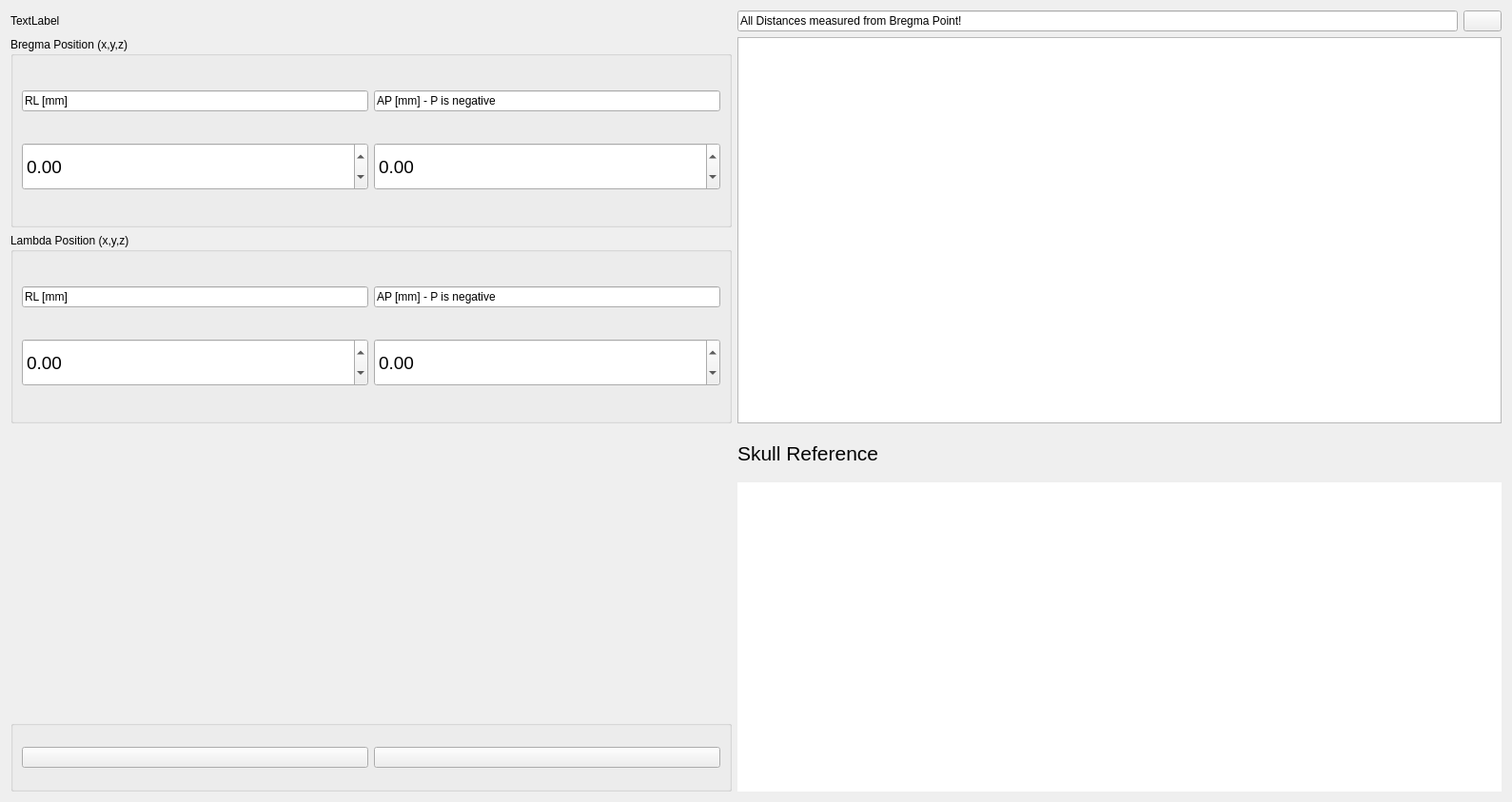
<?xml version="1.0" encoding="UTF-8"?>
<ui version="4.0">
 <class>Form</class>
 <widget class="QWidget" name="surgery">
  <property name="geometry">
   <rect>
    <x>0</x>
    <y>0</y>
    <width>1589</width>
    <height>843</height>
   </rect>
  </property>
  <property name="windowTitle">
   <string>Form</string>
  </property>
  <layout class="QGridLayout" name="gridLayout">
   <item row="0" column="0">
    <widget class="QLabel" name="label">
     <property name="minimumSize">
      <size>
       <width>500</width>
       <height>0</height>
      </size>
     </property>
     <property name="text">
      <string>TextLabel</string>
     </property>
    </widget>
   </item>
   <item row="0" column="1">
    <widget class="QLineEdit" name="lineEdit_109">
     <property name="text">
      <string>All Distances measured from Bregma Point!</string>
     </property>
     <property name="readOnly">
      <bool>true</bool>
     </property>
    </widget>
   </item>
   <item row="0" column="2">
    <widget class="QPushButton" name="pushButton_questionmark_2">
     <property name="maximumSize">
      <size>
       <width>50</width>
       <height>16777215</height>
      </size>
     </property>
     <property name="layoutDirection">
      <enum>Qt::RightToLeft</enum>
     </property>
     <property name="autoFillBackground">
      <bool>false</bool>
     </property>
     <property name="text">
      <string/>
     </property>
     <property name="icon">
      <iconset>
       <normaloff>Icons/mri/question_mark.png</normaloff>Icons/mri/question_mark.png</iconset>
     </property>
     <property name="iconSize">
      <size>
       <width>32</width>
       <height>32</height>
      </size>
     </property>
    </widget>
   </item>
   <item row="1" column="0">
    <widget class="QGroupBox" name="groupBox_76">
     <property name="maximumSize">
      <size>
       <width>16777215</width>
       <height>200</height>
      </size>
     </property>
     <property name="title">
      <string>Bregma Position (x,y,z)</string>
     </property>
     <layout class="QGridLayout" name="gridLayout_217">
      <item row="0" column="1">
       <widget class="QLineEdit" name="lineEdit_82">
        <property name="text">
         <string>RL [mm]</string>
        </property>
        <property name="readOnly">
         <bool>true</bool>
        </property>
       </widget>
      </item>
      <item row="1" column="1">
       <widget class="QDoubleSpinBox" name="doubleSpinBox_sag_b">
        <property name="minimumSize">
         <size>
          <width>0</width>
          <height>50</height>
         </size>
        </property>
        <property name="font">
         <font>
          <pointsize>14</pointsize>
         </font>
        </property>
        <property name="decimals">
         <number>2</number>
        </property>
        <property name="minimum">
         <double>-200.000000000000000</double>
        </property>
        <property name="maximum">
         <double>200.000000000000000</double>
        </property>
       </widget>
      </item>
      <item row="1" column="2">
       <widget class="QDoubleSpinBox" name="doubleSpinBox_cor_b">
        <property name="minimumSize">
         <size>
          <width>0</width>
          <height>50</height>
         </size>
        </property>
        <property name="font">
         <font>
          <pointsize>14</pointsize>
         </font>
        </property>
        <property name="decimals">
         <number>2</number>
        </property>
        <property name="minimum">
         <double>-200.000000000000000</double>
        </property>
        <property name="maximum">
         <double>200.000000000000000</double>
        </property>
       </widget>
      </item>
      <item row="0" column="2">
       <widget class="QLineEdit" name="lineEdit_81">
        <property name="text">
         <string>AP [mm] - P is negative</string>
        </property>
        <property name="readOnly">
         <bool>true</bool>
        </property>
       </widget>
      </item>
     </layout>
    </widget>
   </item>
   <item row="1" column="1" rowspan="2" colspan="2">
    <widget class="QTableWidget" name="tableWidget">
     <property name="maximumSize">
      <size>
       <width>16777215</width>
       <height>16777215</height>
      </size>
     </property>
     <property name="font">
      <font>
       <pointsize>15</pointsize>
      </font>
     </property>
    </widget>
   </item>
   <item row="2" column="0">
    <widget class="QGroupBox" name="groupBox_77">
     <property name="maximumSize">
      <size>
       <width>16777215</width>
       <height>200</height>
      </size>
     </property>
     <property name="title">
      <string>Lambda Position (x,y,z)</string>
     </property>
     <layout class="QGridLayout" name="gridLayout_218">
      <item row="1" column="1">
       <widget class="QDoubleSpinBox" name="doubleSpinBox_sag_l">
        <property name="minimumSize">
         <size>
          <width>0</width>
          <height>50</height>
         </size>
        </property>
        <property name="font">
         <font>
          <pointsize>14</pointsize>
         </font>
        </property>
        <property name="decimals">
         <number>2</number>
        </property>
        <property name="minimum">
         <double>-200.000000000000000</double>
        </property>
        <property name="maximum">
         <double>200.000000000000000</double>
        </property>
       </widget>
      </item>
      <item row="1" column="2">
       <widget class="QDoubleSpinBox" name="doubleSpinBox_cor_l">
        <property name="minimumSize">
         <size>
          <width>0</width>
          <height>50</height>
         </size>
        </property>
        <property name="font">
         <font>
          <pointsize>14</pointsize>
         </font>
        </property>
        <property name="decimals">
         <number>2</number>
        </property>
        <property name="minimum">
         <double>-200.000000000000000</double>
        </property>
        <property name="maximum">
         <double>200.000000000000000</double>
        </property>
       </widget>
      </item>
      <item row="0" column="2">
       <widget class="QLineEdit" name="lineEdit_84">
        <property name="text">
         <string>AP [mm] - P is negative</string>
        </property>
        <property name="readOnly">
         <bool>true</bool>
        </property>
       </widget>
      </item>
      <item row="0" column="1">
       <widget class="QLineEdit" name="lineEdit_85">
        <property name="text">
         <string>RL [mm]</string>
        </property>
        <property name="readOnly">
         <bool>true</bool>
        </property>
       </widget>
      </item>
     </layout>
    </widget>
   </item>
   <item row="3" column="0" rowspan="2">
    <widget class="QWidget" name="widget" native="true">
     <property name="minimumSize">
      <size>
       <width>100</width>
       <height>100</height>
      </size>
     </property>
    </widget>
   </item>
   <item row="3" column="1" colspan="2">
    <widget class="QLabel" name="label_2">
     <property name="maximumSize">
      <size>
       <width>16777215</width>
       <height>50</height>
      </size>
     </property>
     <property name="font">
      <font>
       <pointsize>16</pointsize>
       <bold>false</bold>
      </font>
     </property>
     <property name="text">
      <string>Skull Reference</string>
     </property>
    </widget>
   </item>
   <item row="4" column="1" rowspan="2" colspan="2">
    <widget class="QFrame" name="frame_13">
     <property name="minimumSize">
      <size>
       <width>500</width>
       <height>200</height>
      </size>
     </property>
     <property name="styleSheet">
      <string notr="true">border-color: rgb(170, 170, 170);
background-color: rgb(255, 255, 255);
</string>
     </property>
     <property name="frameShape">
      <enum>QFrame::NoFrame</enum>
     </property>
     <layout class="QGridLayout" name="gridLayout_224" rowstretch="0,0,0">
      <property name="leftMargin">
       <number>4</number>
      </property>
      <property name="topMargin">
       <number>4</number>
      </property>
      <property name="rightMargin">
       <number>4</number>
      </property>
      <property name="bottomMargin">
       <number>4</number>
      </property>
      <property name="spacing">
       <number>0</number>
      </property>
      <item row="2" column="1" colspan="2">
       <widget class="QWidget" name="widget_axialView" native="true"/>
      </item>
     </layout>
    </widget>
   </item>
   <item row="5" column="0">
    <widget class="QGroupBox" name="groupBox_78">
     <property name="maximumSize">
      <size>
       <width>16777215</width>
       <height>75</height>
      </size>
     </property>
     <property name="title">
      <string/>
     </property>
     <layout class="QGridLayout" name="gridLayout_220">
      <item row="0" column="0">
       <widget class="QPushButton" name="resetCamera_vis3D_2">
        <property name="enabled">
         <bool>true</bool>
        </property>
        <property name="toolTip">
         <string>Reset Camera View</string>
        </property>
        <property name="styleSheet">
         <string notr="true"/>
        </property>
        <property name="text">
         <string/>
        </property>
        <property name="icon">
         <iconset theme="go-home"/>
        </property>
        <property name="iconSize">
         <size>
          <width>40</width>
          <height>40</height>
         </size>
        </property>
        <property name="autoDefault">
         <bool>false</bool>
        </property>
        <property name="default">
         <bool>false</bool>
        </property>
        <property name="flat">
         <bool>false</bool>
        </property>
       </widget>
      </item>
      <item row="0" column="1">
       <widget class="QPushButton" name="change_perspective_vis3D_2">
        <property name="toolTip">
         <string>Change Perspective</string>
        </property>
        <property name="styleSheet">
         <string notr="true"/>
        </property>
        <property name="text">
         <string/>
        </property>
        <property name="icon">
         <iconset>
          <normaloff>Icons/ephys/projection_parallel.png</normaloff>Icons/ephys/projection_parallel.png</iconset>
        </property>
        <property name="iconSize">
         <size>
          <width>40</width>
          <height>40</height>
         </size>
        </property>
       </widget>
      </item>
     </layout>
    </widget>
   </item>
  </layout>
 </widget>
 <resources/>
 <connections/>
</ui>
